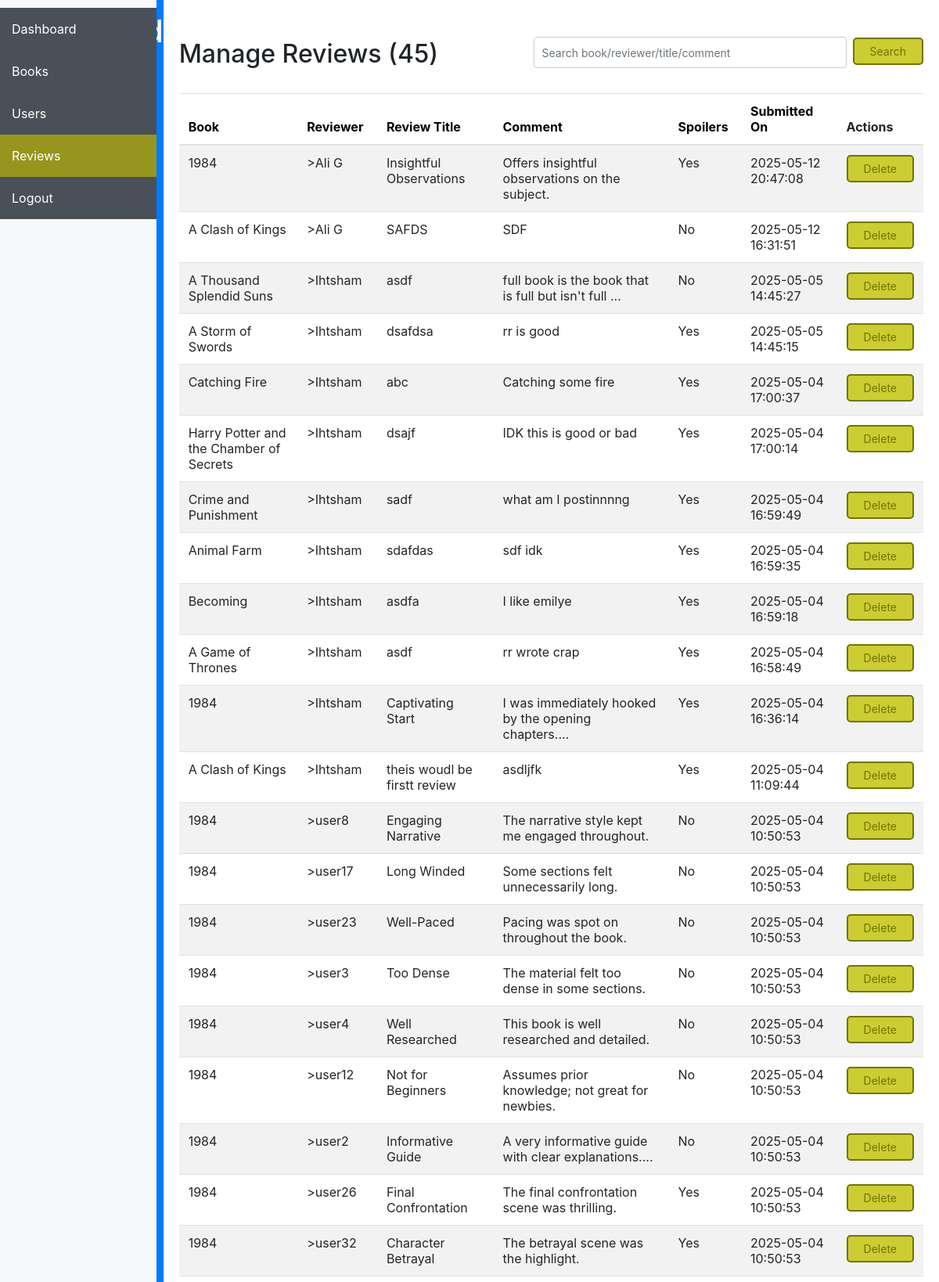
Screenshot of /admin_reviews.php (signed in, upper part) with the database file from the repository.
### tables this page shows
CREATE TABLE `review` (
  `Person_ID` int(11) NOT NULL,
  `Book_ID` int(11) NOT NULL,
  `Title` varchar(500) DEFAULT NULL,
  `Content` varchar(2000) DEFAULT NULL,
  `Contains_Spoilers` tinyint(1) DEFAULT NULL,
  `Review_Date` timestamp NOT NULL DEFAULT current_timestamp(),
  `InDltProcess` tinyint(1) DEFAULT NULL
);

CREATE TABLE `book` (
  `Book_ID` int(11) NOT NULL,
  `Title` varchar(50) NOT NULL,
  `Author` varchar(50) NOT NULL,
  `Description` varchar(2000) DEFAULT NULL,
  `Genre` varchar(500) DEFAULT NULL,
  `Cover_Image` varchar(500) DEFAULT NULL,
  `Curr_Rating` float DEFAULT NULL,
  `Rating_User_Count` int(11) DEFAULT 0
);

CREATE TABLE `person` (
  `Person_ID` int(11) NOT NULL,
  `Username` varchar(50) NOT NULL,
  `Join_Date` timestamp NOT NULL DEFAULT current_timestamp(),
  `Email` varchar(50) NOT NULL,
  `Role` tinyint(1) DEFAULT NULL,
  `BanStatus` timestamp NULL DEFAULT NULL,
  `InSession` tinyint(1) DEFAULT NULL,
  `Password` varchar(50) NOT NULL
);

### admin_reviews.php (the view, shortened to what this page needs)
<?php
include 'config.php';
include 'admin_header.php';
include 'admin_sidebar.php';
$sortField = 'r.Review_Date';
$sortDir = 'DESC';
$currentSort = $_GET['sort'] ?? '';
$currentDir = $_GET['dir'] ?? 'desc';
if (in_array(strtoupper($currentDir), ['ASC', 'DESC'])) {
    $sortDir = strtoupper($currentDir);
}
$search = $_GET['search'] ?? '';
$searchSql = '';
$params = [];
$sql = "SELECT r.Book_ID, r.Person_ID, r.Review_Date, r.Title, r.Content,
               r.Contains_Spoilers, r.InDltProcess,
               b.Title AS book_title, u.Username AS reviewer
        FROM review r
        JOIN book b ON r.Book_ID = b.Book_ID
        JOIN person u ON r.Person_ID = u.Person_ID
        WHERE r.InDltProcess = 0 $searchSql
        ORDER BY $sortField $sortDir";
$stmt = $pdo->prepare($sql);
$stmt->execute($params);
$result = $stmt;
$totalReviews = $pdo->query("SELECT COUNT(*) FROM Review")->fetchColumn();
?>
<head>
    <link rel="stylesheet" href="https://stackpath.bootstrapcdn.com/bootstrap/4.5.2/css/bootstrap.min.css">
    <link rel="stylesheet" href="css/sidebar.css">
</head>
<?php
function sortLink($label, $field, $currentSort, $currentDir) {
    $dir = ($currentSort === $field && strtolower($currentDir) === 'asc') ? 'desc' : 'asc';
    $arrow = '';
    $searchParam = isset($_GET['search']) ? '&search=' . urlencode($_GET['search']) : '';
    return "<a href=\"?sort=$field&dir=$dir$searchParam\">$label$arrow</a>";
}
?>
<div class="container content mt-4">
    <div class="d-flex justify-content-between align-items-center mb-3">
    <h2>Manage Reviews (<?= $totalReviews; ?>)</h2>
    <form method="GET" class="form-inline">
        <input type="text" name="search" class="form-control form-control-sm mr-2" placeholder="Search book/reviewer/title/comment" value="<?= htmlspecialchars($search) ?>">
        <button type="submit" class="btn btn-sm btn-primary">Search</button>
    </form>
</div>
    <table class="table table-striped table-hover">
        <thead>
            <tr>
                <th><?= sortLink('Book', 'book', $currentSort, $currentDir) ?></th>
                <th><?= sortLink('Reviewer', 'reviewer', $currentSort, $currentDir) ?></th>
                <th><?= sortLink('Review Title', 'title', $currentSort, $currentDir) ?></th>
                <th><?= sortLink('Comment', 'content', $currentSort, $currentDir) ?></th>
                <th><?= sortLink('Spoilers', 'spoilers', $currentSort, $currentDir) ?></th>
                <th><?= sortLink('Submitted On', 'date', $currentSort, $currentDir) ?></th>
                <th>Actions</th>
            </tr>
        </thead>
        <tbody>
            <?php while($review = $result->fetch()): ?>
                <tr class="clickable-row" onclick="toggleExpand(this)">
                    <td style = "width: 210px;"><?= htmlspecialchars($review['book_title']) ?></td>
                    <td  style = "width: 110px;">><?= htmlspecialchars($review['reviewer']) ?></td>
                    <td style = "width: 180px;"> <?= htmlspecialchars($review['Title']) ?></td>
                    <td>
    <span class="short-content" style = "width: 200px;"><?= htmlspecialchars(mb_substr($review['Content'], 0, 50)) ?><?= mb_strlen($review['Content']) > 47 ? '...' : '' ?></span>
</td>
                    <td style = "width: 99px;"><?= $review['Contains_Spoilers'] ? 'Yes' : 'No' ?></td>
                    <td style = "width: 150px;"><?= htmlspecialchars($review['Review_Date']) ?></td>
                    <td>
                        <a onclick="return confirm('Are you sure you want to delete this Review?');" href="admin_delete_review.php?book_id=<?= $review['Book_ID'] ?>&person_id=<?= $review['Person_ID'] ?>" class="btn btn-danger btn-sm">Delete</a>
                    </td>
                </tr>
            <?php endwhile; ?>
        </tbody>
    </table>
</div>

### css/sidebar.css (style rules this page uses)
.btn { padding: 5px 20px; background: #cccc33; color: #717500; border: 2px solid #717500; border-radius: 5px; }
input[type="text"], textarea { width: 100%; padding: 10px; margin-bottom: 15px; border: 1px solid #ccc; border-radius: 4px; }
.form-inline input[type="text"] { margin: 3px 0px 0px 0px; height: 40px; width: 400px; }

### admin_reviews.php (style rules this page uses)
.content { padding-top: 80px; padding: 20px; flex-grow: 1; }
td, th { vertical-align: middle; }
.clickable-row { cursor: pointer; }
a { color: #000; }
td .full-content, td .short-content { display: block; white-space: pre-wrap; word-wrap: break-word; }

### rows the page displays
review: Book_ID.Title "1984", Person_ID.Username "Ali G", Title "Insightful Observations", Content "Offers insightful observations on the subject.", Contains_Spoilers "Yes", Review_Date "2025-05-12 20:47:08"
review: Book_ID.Title "A Clash of Kings", Person_ID.Username "Ali G", Title "SAFDS", Content "SDF", Contains_Spoilers "No", Review_Date "2025-05-12 16:31:51"
review: Book_ID.Title "A Thousand Splendid Suns", Person_ID.Username "Ihtsham", Title "asdf", Content "full book is the book that is full but isn't full", Contains_Spoilers "No", Review_Date "2025-05-05 14:45:27"
review: Book_ID.Title "A Storm of Swords", Person_ID.Username "Ihtsham", Title "dsafdsa", Content "rr is good", Contains_Spoilers "Yes", Review_Date "2025-05-05 14:45:15"
review: Book_ID.Title "Catching Fire", Person_ID.Username "Ihtsham", Title "abc", Content "Catching some fire", Contains_Spoilers "Yes", Review_Date "2025-05-04 17:00:37"
review: Book_ID.Title "Harry Potter and the Chamber of Secrets", Person_ID.Username "Ihtsham", Title "dsajf", Content "IDK this is good or bad", Contains_Spoilers "Yes", Review_Date "2025-05-04 17:00:14"
review: Book_ID.Title "Crime and Punishment", Person_ID.Username "Ihtsham", Title "sadf", Content "what am I postinnnng", Contains_Spoilers "Yes", Review_Date "2025-05-04 16:59:49"
review: Book_ID.Title "Animal Farm", Person_ID.Username "Ihtsham", Title "sdafdas", Content "sdf idk", Contains_Spoilers "Yes", Review_Date "2025-05-04 16:59:35"
review: Book_ID.Title "Becoming", Person_ID.Username "Ihtsham", Title "asdfa", Content "I like emilye", Contains_Spoilers "Yes", Review_Date "2025-05-04 16:59:18"
review: Book_ID.Title "A Game of Thrones", Person_ID.Username "Ihtsham", Title "asdf", Content "rr wrote crap", Contains_Spoilers "Yes", Review_Date "2025-05-04 16:58:49"
review: Book_ID.Title "1984", Person_ID.Username "Ihtsham", Title "Captivating Start", Content "I was immediately hooked by the opening chapters.", Contains_Spoilers "Yes", Review_Date "2025-05-04 16:36:14"
review: Book_ID.Title "A Clash of Kings", Person_ID.Username "Ihtsham", Title "theis woudl be firstt review", Content "asdljfk", Contains_Spoilers "Yes", Review_Date "2025-05-04 11:09:44"
review: Book_ID.Title "1984", Person_ID.Username "user8", Title "Engaging Narrative", Content "The narrative style kept me engaged throughout.", Contains_Spoilers "No", Review_Date "2025-05-04 10:50:53"
review: Book_ID.Title "1984", Person_ID.Username "user17", Title "Long Winded", Content "Some sections felt unnecessarily long.", Contains_Spoilers "No", Review_Date "2025-05-04 10:50:53"
review: Book_ID.Title "1984", Person_ID.Username "user23", Title "Well-Paced", Content "Pacing was spot on throughout the book.", Contains_Spoilers "No", Review_Date "2025-05-04 10:50:53"
review: Book_ID.Title "1984", Person_ID.Username "user3", Title "Too Dense", Content "The material felt too dense in some sections.", Contains_Spoilers "No", Review_Date "2025-05-04 10:50:53"
review: Book_ID.Title "1984", Person_ID.Username "user4", Title "Well Researched", Content "This book is well researched and detailed.", Contains_Spoilers "No", Review_Date "2025-05-04 10:50:53"
review: Book_ID.Title "1984", Person_ID.Username "user12", Title "Not for Beginners", Content "Assumes prior knowledge; not great for newbies.", Contains_Spoilers "No", Review_Date "2025-05-04 10:50:53"
review: Book_ID.Title "1984", Person_ID.Username "user2", Title "Informative Guide", Content "A very informative guide with clear explanations.", Contains_Spoilers "No", Review_Date "2025-05-04 10:50:53"
review: Book_ID.Title "1984", Person_ID.Username "user26", Title "Final Confrontation", Content "The final confrontation scene was thrilling.", Contains_Spoilers "Yes", Review_Date "2025-05-04 10:50:53"
review: Book_ID.Title "1984", Person_ID.Username "user32", Title "Character Betrayal", Content "The betrayal scene was the highlight.", Contains_Spoilers "Yes", Review_Date "2025-05-04 10:50:53"

### other values shown
$totalReviews "45"
$label "Book Reviewer Review Title Comment Spoilers Submitted On"
